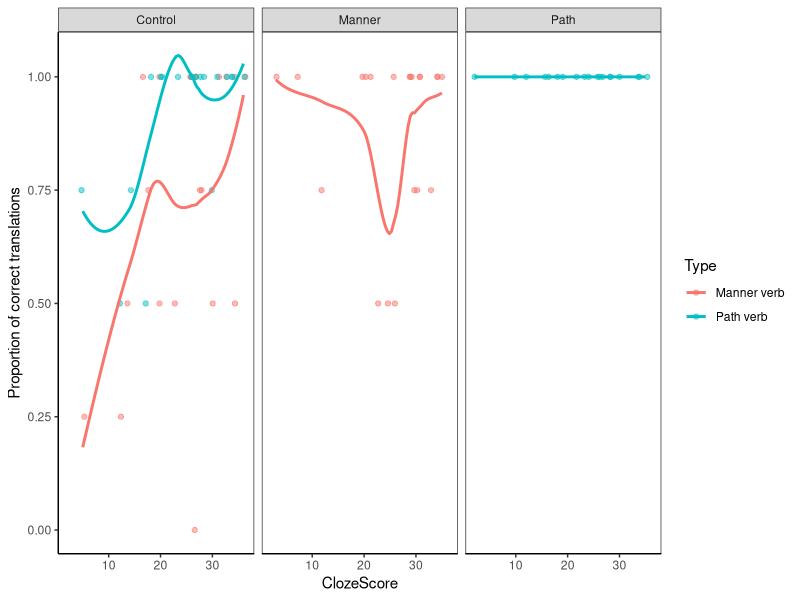
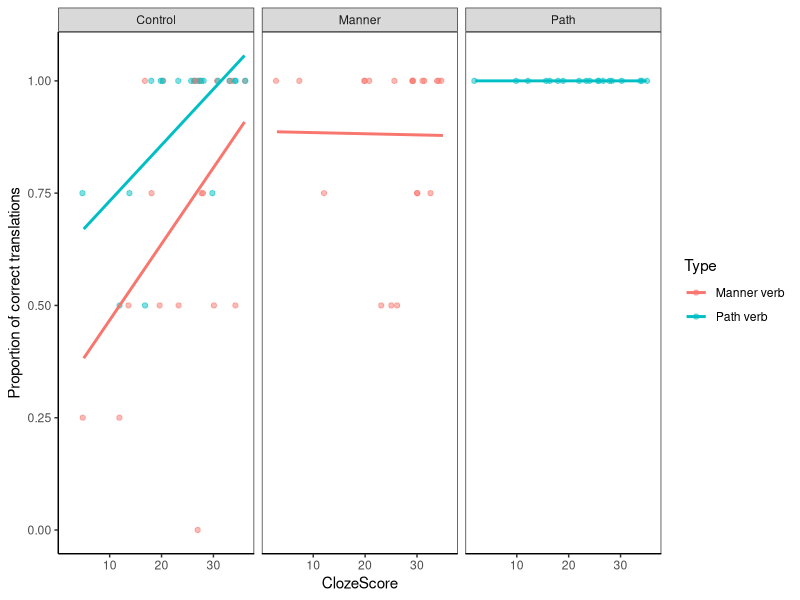
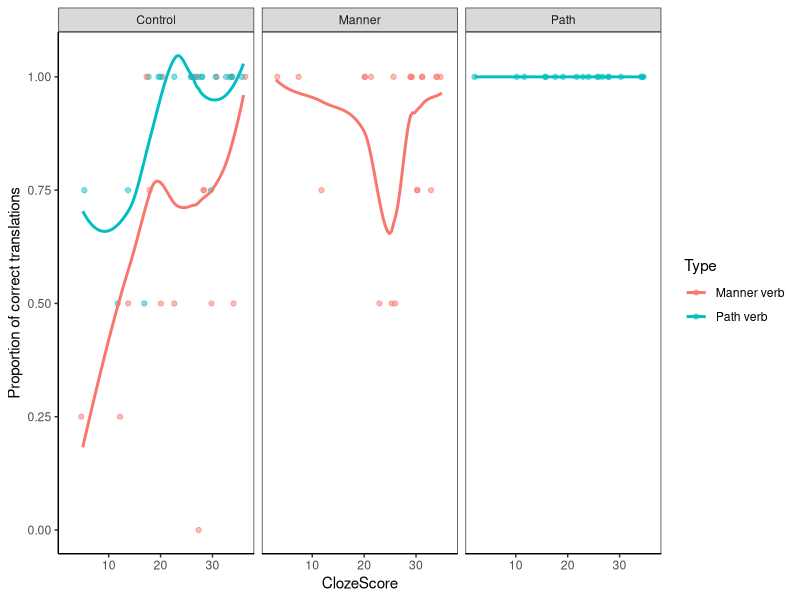
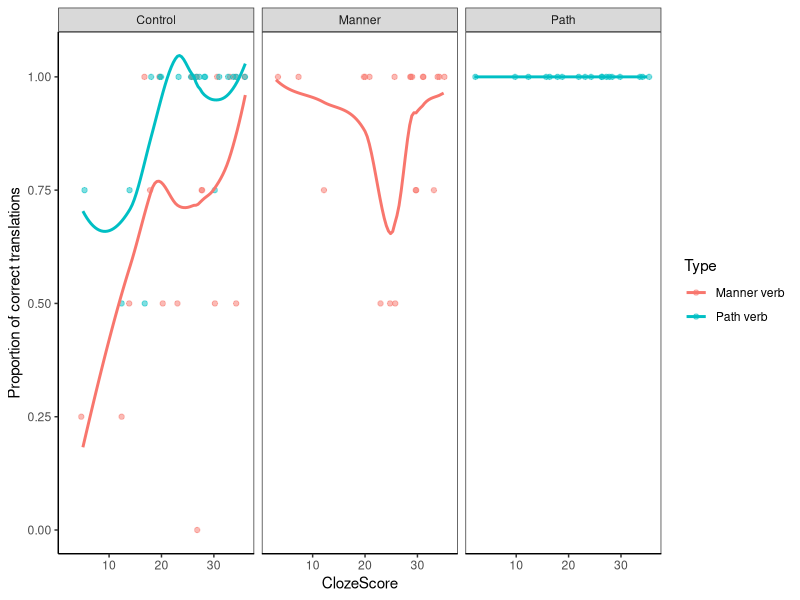
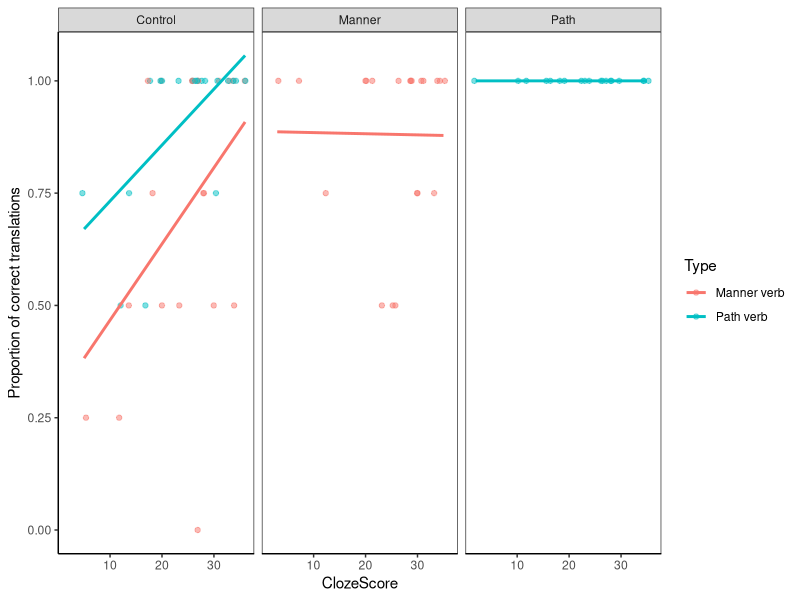
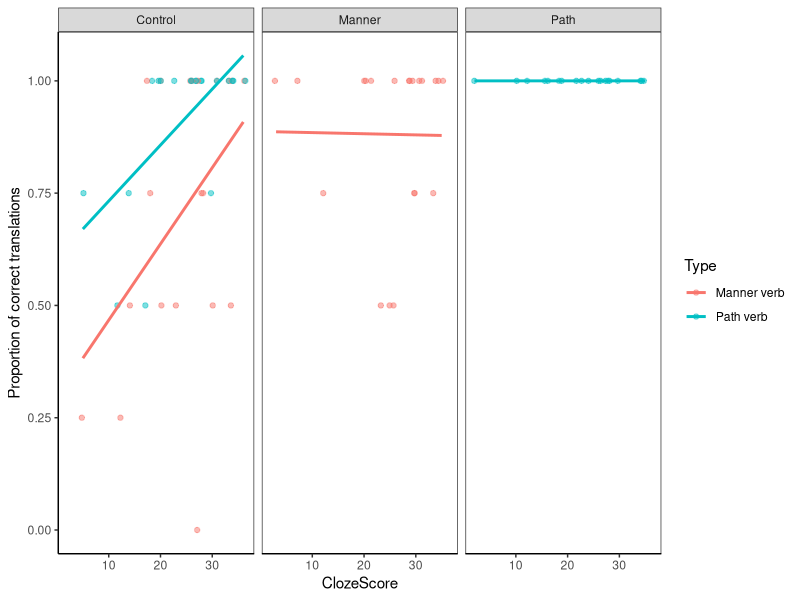

Recreate these plots in R, in order.
## Translation task: At the end of the experiment, all participants had to
## translate Spanish sentences to Swedish. All sentences were taken from the
## exposure phase, and they covered the 4 target verbs used in the experiment.

# - Path-exposed participants translated 4 path sentences
# - Manner-exposed participants translated 4 manner sentences
# - Participants in baseline condition transcribed all 8 (4P, 4M)

library(dplyr)
library(ggplot2)


#  ------------------------------------------------------------------------
#  Load data
#  ------------------------------------------------------------------------

transl <- read.csv("data/written_translation_task.csv", fileEncoding = "UTF-8",
                   stringsAsFactors = FALSE)
head(transl)
# get rid of comments
transl$Comment <- NULL
# More explicit factor levels
transl$Type <- factor(transl$Type, labels = c("Manner verb", "Path verb"))
# Subjects as character for later joining
transl$Subject <- as.character(transl$Subject)

# participant data -- for cloze scores
ppts <- read.csv("data/participants.csv", fileEncoding = "UTF-8", stringsAsFactors = FALSE)
head(ppts)

# add speakers' clozescore to d:
transl <- left_join(transl, ppts %>% select(Subject, ClozeScore))


#  ------------------------------------------------------------------------
#  Scoring
#  ------------------------------------------------------------------------

# Convenience functions to find unique responses
find_unique <- function(target_v = NULL, df = transl) {
  unique_tr <- df[df$Target_verb == target_v, "Translation"]
  sort(unique(unique_tr))
}

# and to score correct/wrong responses based on provided string vector
score_transl <- function(target_v = NULL, valid = NULL, df = transl) {
  rowid <- which(df$Target_verb == target_v)
  tr <- df$Translation[rowid]
  scores <- ifelse(tr %in% valid, 1, 0)
  df[rowid, "Score"] <- scores
  transl <<- df
  df
}

find_unique(target_v = "arrastrar")
score_transl("arrastrar", c("breda ut / skaka", "dra", "släpa"))

find_unique(target_v = "bajar")
score_transl("bajar", c("gå nedför", "gå ner från", "gå nerför", "komma nerför",
                        "stiga nedför", "sänka", "ta ned", "ta ner"))

find_unique(target_v = "cruzar")
score_transl("cruzar", c("gå genom", "gå igenom", "gå tvärs över", "gå över", 
                        "korsa", "passera"))

find_unique(target_v = "empujar")
score_transl("empujar", c("fösa", "knuffa", "puffa", "putta", "skjuta", "trycka"))

find_unique(target_v = "entrar")
score_transl("entrar", c("gå in i", "gå in på", "göra entré", "in i",
                         "komma in i", "komma in på", "stiga in i"))

find_unique(target_v = "rodar")
score_transl("rodar", c("rulla", "snurra"))

find_unique(target_v = "subir")
score_transl("subir", c("bestiga", "gå upp", "gå upp i", "gå upp på", 
                        "gå uppför", "höja", "klättra upp", "köra uppför",
                        "ta sig upp", "ta sig uppför", "ta upp", "åka uppför"))

find_unique(target_v = "tirar de")
score_transl("tirar de", c("dra", "dra från", "dra i"))


#  ------------------------------------------------------------------------
#  Descriptives (summary tables)
#  ------------------------------------------------------------------------

# By condition and verb
transl %>% group_by(Condition, Type, Target_verb) %>%
  summarise(Perc = round(sum(Score) / n(), 2))

# By condition and verb-type 
transl %>% group_by(Condition, Type) %>%
  summarise(Perc = round(sum(Score) / n(), 2))


#  ------------------------------------------------------------------------
#  Descriptives (by-subject plots)
#  ------------------------------------------------------------------------

mywidth <- 7
myheight <- 3

# ggplot theme
mytheme <- theme_bw() + 
  theme(#text = element_text(size = 10),
    # panel.border = element_blank(),
    panel.grid.major = element_blank(),
    panel.grid.minor = element_blank(),
    panel.background = element_blank(),
    axis.line.x = element_line(color="black"),
    axis.line.y = element_line(color="black"))

by_subj <- transl %>% group_by(Subject, Condition, Type, ClozeScore) %>%
  summarise(Perc = round(sum(Score) / n(), 2))

ggplot(by_subj, aes(x = ClozeScore, y = Perc, colour = Type)) +
  geom_jitter(height = 0, alpha = .5) +
  facet_grid(. ~ Condition) +
  geom_smooth(se = FALSE) +
  ylab("Proportion of correct translations") +
  mytheme

ggsave("analysis/figures/translation-task_loess.pdf", width = mywidth,
       height = myheight)
ggsave("analysis/figures/translation-task_loess.png", width = mywidth,
       height = myheight)

ggplot(by_subj, aes(x = ClozeScore, y = Perc, colour = Type)) +
  geom_jitter(height = 0, alpha = .5) +
  facet_grid(. ~ Condition) +
  geom_smooth(method = "lm", se = FALSE) +
  ylab("Proportion of correct translations") +
  mytheme

ggsave("analysis/figures/translation-task_lm.pdf", width = mywidth,
       height = myheight)
ggsave("analysis/figures/translation-task_lm.png", width = mywidth,
       height = myheight)
